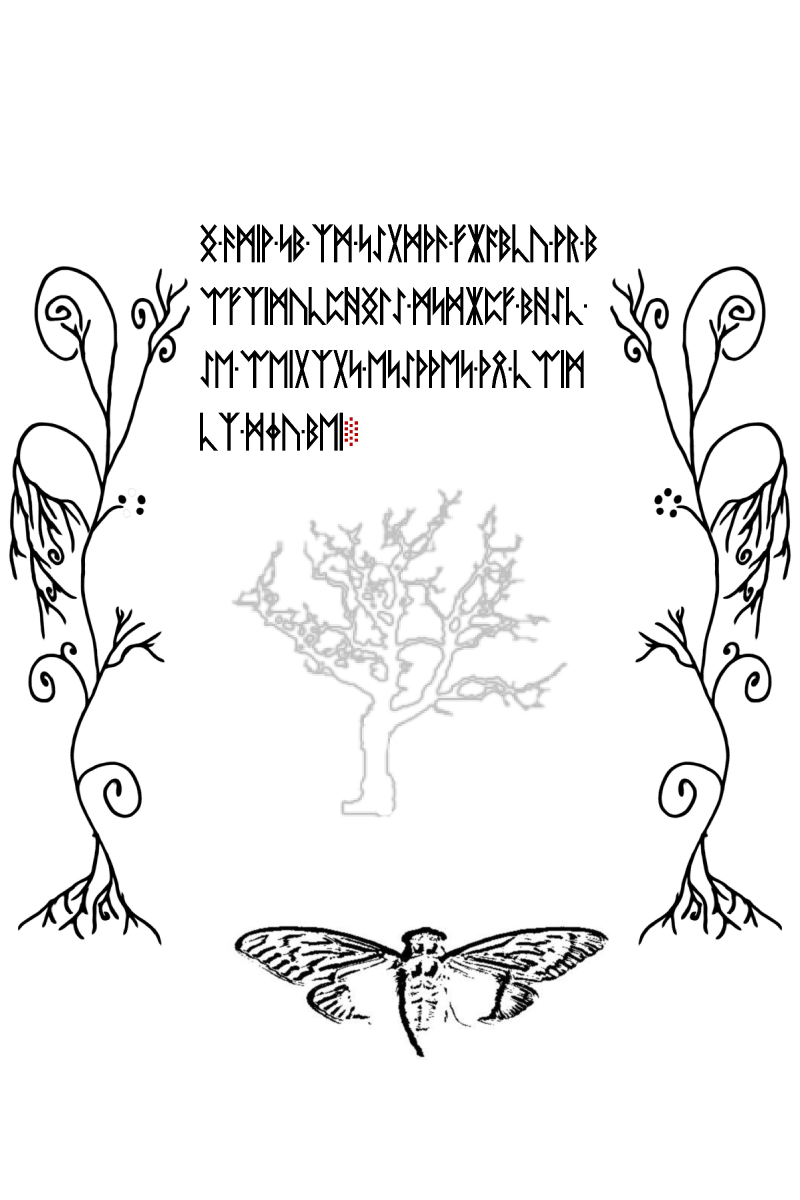
#> input picture resources/liber-primus/72.jpg, 2400 x 3600 px (shown at 1/3 size)
$ python lp2_p55_source_coordinates_sft.py
#> lines starting #> are read from the running program, lines starting #| are printed output that depends on the picture; after the words box and inside, x2 and y2 are one past the last pixel; in counts of white or black regions, pixels touching at a corner belong together
"""Original-pixel positive control for LP2 p55 (source 72.jpg).

Requires numpy and OpenCV; reads pinned original images, no OCR or model fitting.
"""
from pathlib import Path
import hashlib
import json

import cv2
import numpy as np

ROOT = Path(__file__).resolve().parents[1]
BASE = ROOT / "resources" / "liber-primus"
IMAGE = BASE / "72.jpg"
GEOMETRY = BASE / "lp2-p55-source-glyph-coordinates.json"
EXPECTED_SHA256 = "a80191592add93a86ed3868f9e4e6ba3944ec20c9ffccc7d3e221b461344beba"
SCAN_BANDS = [(650, 790), (835, 975), (1010, 1160), (1180, 1350)]


def intervals(xs: np.ndarray) -> list[tuple[int, int]]:
    return [(int(block[0]), int(block[-1])) for block in np.split(xs, np.flatnonzero(np.diff(xs) > 1) + 1)]


def main() -> None:
    assert hashlib.sha256(IMAGE.read_bytes()).hexdigest() == EXPECTED_SHA256
    image = cv2.imread(str(IMAGE), cv2.IMREAD_COLOR)
#> image is the input picture: shape (3600, 2400, 3); mean B, G, R 239.9, 239.9, 239.9
    b, g, r = cv2.split(image)
    black = (b < 110) & (g < 110) & (r < 110)
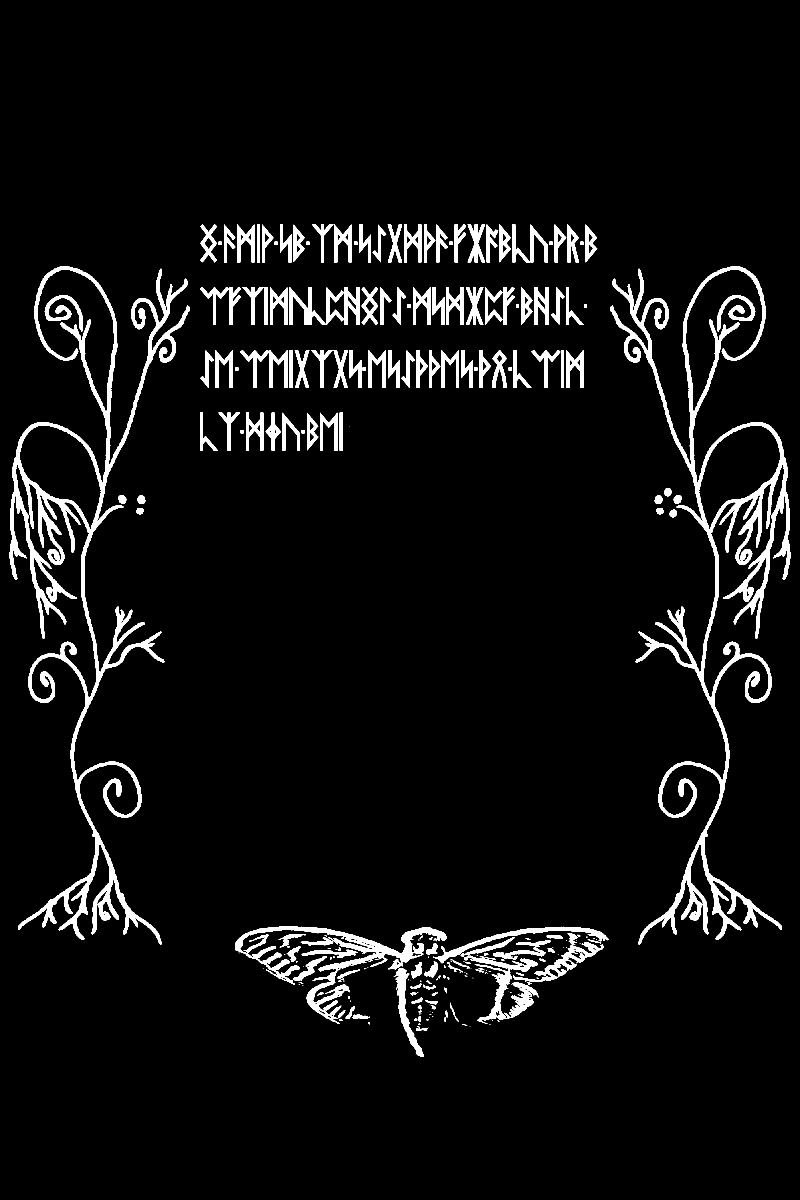
#> black: shape (3600, 2400) bool (shown at 1/3 size); 5.3% white; 310 white regions (128 under 20 px), largest, box (x1, y1, x2, y2) and area: (28, 800, 570, 2834) 111024, (1830, 800, 2372, 2834) 110953, (705, 2779, 1340, 3071) 27716
    red = (b < 100) & (g < 100) & (r > 145)
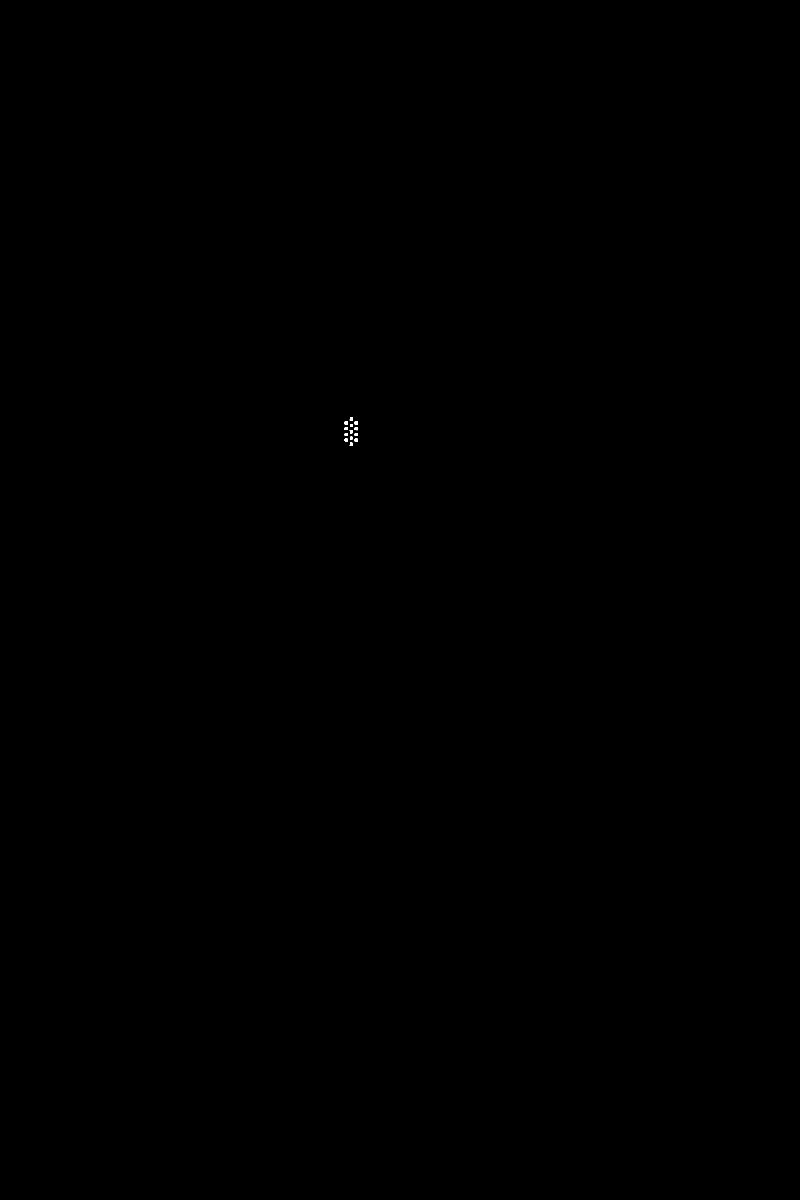
#> red: shape (3600, 2400) bool (shown at 1/3 size); 0.01% white; 13 white regions, largest, box (x1, y1, x2, y2) and area: (1034, 1264, 1044, 1274) 96, (1064, 1264, 1074, 1274) 96, (1034, 1316, 1044, 1325) 81
#> (the run stopped early here; a loop or call above may not have finished)
